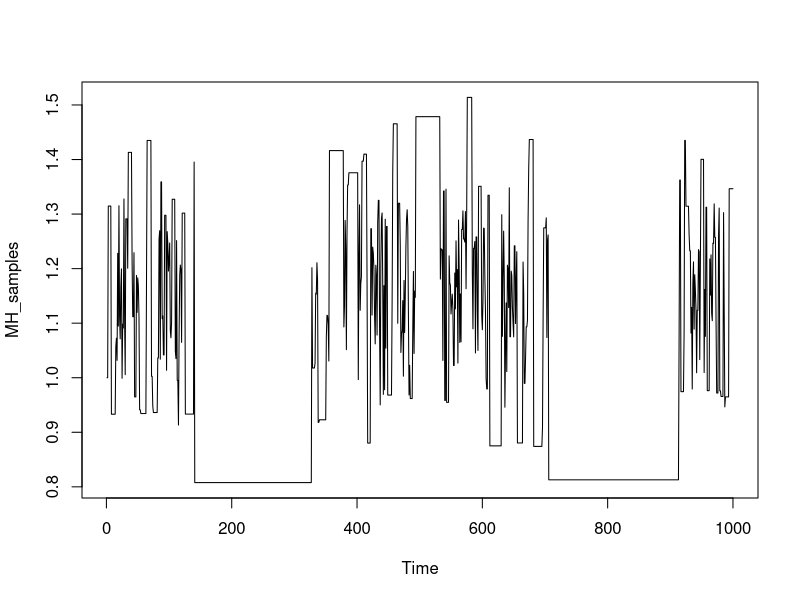
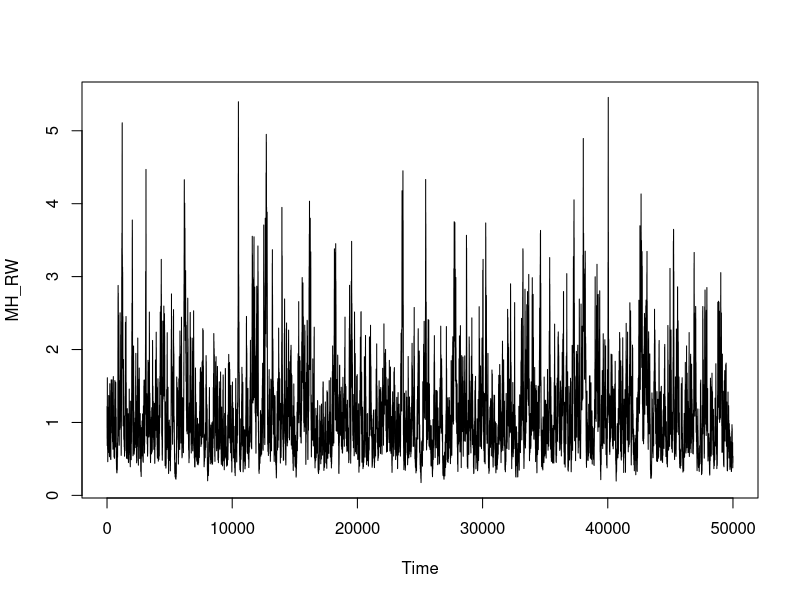
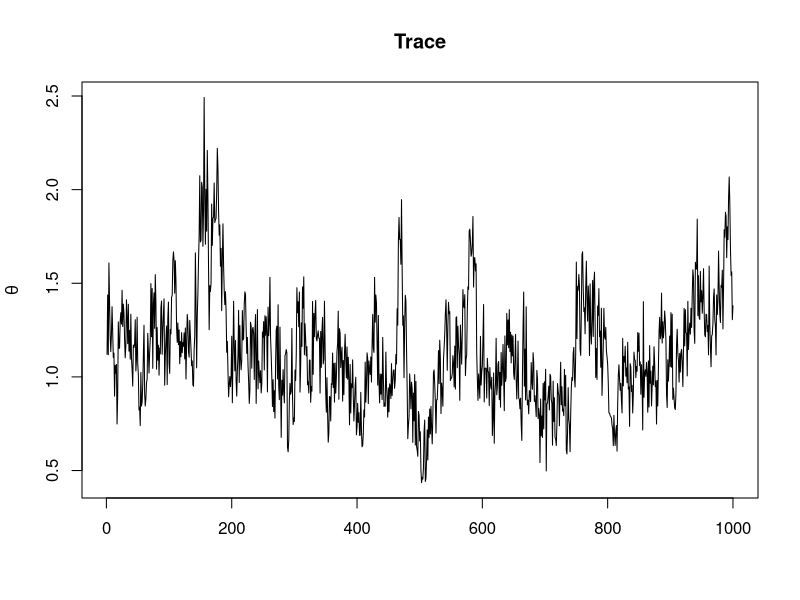
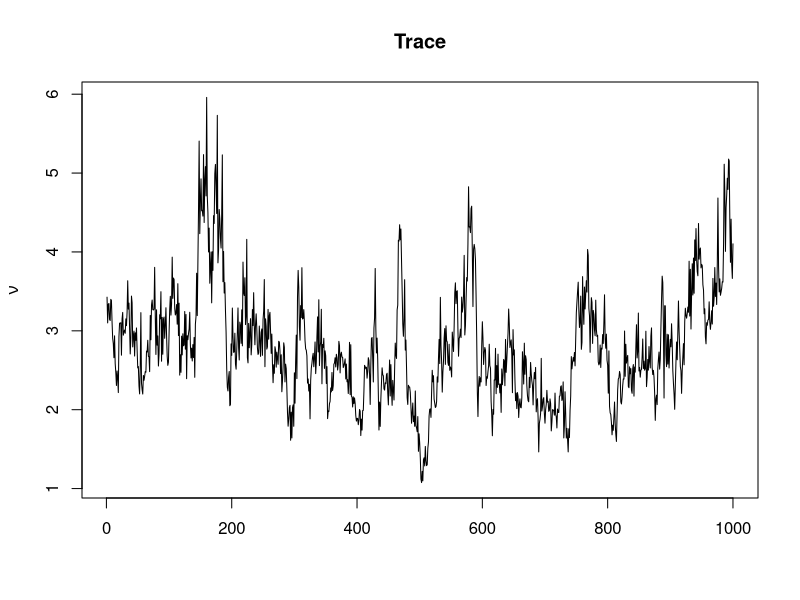
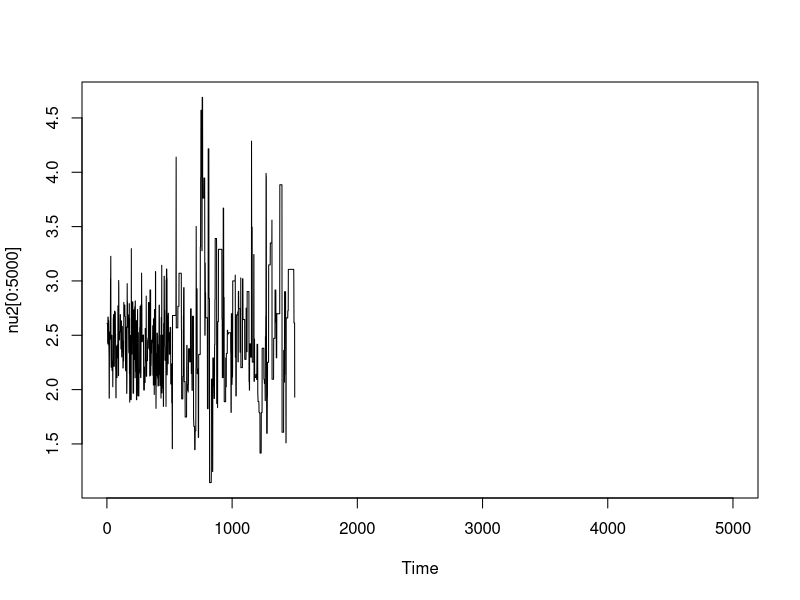

These charts were generated, in order, by the following R code: (Note: this script raises an error after producing the figures.)
# install.packages("coda")
# install.packages("mvtnorm")
# install.packages("MASS")

#### 1A ####
theta_1 = 1.5 # true value theta1
theta_2 = 2 # true value theta2
mean_z1 = sqrt(theta_2/theta_1)
mean_z2 = sqrt(theta_1/theta_2) + 1/(2*theta_2)

# hyperparams
b = 100
a = mean_z1*b


pdf_z = function(z){
  -(3/2)*log(z) - theta_1*z - theta_2/z
}



#M-H Algorithm
MH_alg1 = function(N){
  MH_samples = rep(NA, N)
  count = 0
  current_z = 1.0
  for(i in 1:N){
    curr_p = pdf_z(current_z) 
    z_new = rgamma(1, a, b)
    p_new = pdf_z(z_new)
    
    accept = exp(p_new + dgamma(current_z,a,b,log = T) - p_new - dgamma(z_new,a,b,log = T))
    if(runif(1) < accept){
      current_z = z_new
      count = count + 1
    }
    MH_samples[i] = current_z
  }
  return(list(MH_samples=MH_samples,count=count))
}
alg1 = MH_alg1(1000)
MH_samples = alg1$MH_samples
count = alg1$count
plot.ts(MH_samples)
mean(MH_samples)
mean(1/MH_samples)
count/length(MH_samples)
mean1_1 = mean(MH_samples)
mean1_2 = mean(1/MH_samples)
acceptance_rate1 = count/length(MH_samples)

#### 1B ####
v = 0.01
pdf_z2 = function(z){
  return(-(1/2)*log(z) - theta_1*z - theta_2/z)
}
MH_RW = function(N){
  N = N
  MH_RW = rep(NA, N)
  a_count = 0
  z_curr = 1.0
  for (i in 1:N) {
    p_curr = pdf_z2(z_curr)
    z_new = exp(log(z_curr) + rnorm(1,0,sqrt(v)))
    p_new = pdf_z2(z_new)
    acceptance = exp(p_new - p_curr)
    if(runif(1) < acceptance){
      z_curr = z_new
      a_count = a_count+1
    }
    MH_RW[i] = z_curr
  }
  return(list(MH_RW=MH_RW, a_count=a_count))
}
alg2 = MH_RW(50000)
MH_RW = alg2$MH_RW
count = alg2$a_count
plot.ts(MH_RW)
(mean2_1 = mean(MH_RW))
(mean2_2=mean(1/MH_RW))
(count2 = count/length(MH_RW))

#### 2A ####
x = read.table("my-data.txt", header = F)[,1]
n = length(x)
sum_x = sum(x)
sum_logx = sum(log(x))
library(coda)
library(mvtnorm)
library(MASS)

nu_condit = function(nu, theta_curr){
  return(nu*(sum_logx + n*log(theta_curr)-1)-n*lgamma(nu)+3*log(nu))
}


sample = NULL
N = 1000
sample$theta = rep(NA,N)
sample$nu = rep(NA,N)
alpha = 1
beta = 1
v = 0.01
theta_curr = 2
nu_curr = 3
set.seed(1)
for(i in 1:N){
  theta_curr = rgamma(1, n*nu_curr + alpha, beta + sum_x)
  nu_new = exp(log(nu_curr) + rnorm(1,0,sqrt(v)))
  pnu_curr = nu_condit(nu_curr, theta_curr)
  pnu_new = nu_condit(nu_new, theta_curr)
  accept = exp(pnu_new - pnu_curr)
  if(runif(1) < accept)
    nu_curr = nu_new
  
  sample$theta[i] = theta_curr
  sample$nu[i] = nu_new
}

effectiveSize(sample$theta)
effectiveSize(sample$nu)


thetas = sample$theta
nus = sample$nu 
mean(nus)
mean(thetas)

plot.ts(thetas, ylab = expression(theta), xlab = "", main = "Trace")
plot.ts(nus, ylab = expression(nu), xlab = "", main = "Trace")

quantile(nus, c(0.025,0.975))
quantile(thetas, c(0.025,0.975))

pcurr = function(nu_curr, theta_curr){
  return((n+nu_curr+2)*log(theta_curr)-n*lgamma(nu_curr) + nu_curr*(sum_logx-1) + 3*log(nu_curr) - theta_curr*(2+sum_x))
}
#### 2B ####
set.seed(1)
V = 0.05*diag(2)
theta_curr = 2
nu_curr = 3
N_test = 500
for(i in 1:N_test){
  nu_new = exp(log(nu_curr) + rnorm(1,0,sqrt(V[1,1])))
  theta_new = exp(log(theta_curr) + rnorm(1,0, V[2,2]))
  p_curr = pcurr(nu_curr, theta_curr)
  p_new = pcurr(nu_new, theta_new)
  accept = exp(p_new - p_curr)
  if(runif(1) < accept){
    nu_curr = nu_new
    theta_curr = theta_new
  }
  sample$theta[i] = theta_curr
  sample$nu[i] = nu_curr
}
V = cov(cbind(sample$nu, sample$theta))


pcurr2 = function(nu,theta){
  return(n*nu*log(theta) - n*lgamma(nu) + nu *(sum_logx -1) + 3*log(nu) + log(theta) - theta * (2 + sum_x))
}
for(i in N_test+1:N){
  new = mvrnorm(1, c(log(nu_curr), log(theta_curr)), V)
  nu_new = exp(new[1])
  theta_new = exp(new[2])
  p_curr = pcurr2(nu_curr, theta_curr)
  p_new = pcurr2(nu_new, theta_new)
  acceptance = exp(p_new - p_curr)
  if(runif(1) < acceptance){
    nu_curr = nu_new
    theta_curr = theta_new
  }
  sample$theta[i] = theta_curr
  sample$nu[i] = nu_curr
}

mean(sample$nu)
mean(sample$theta)
nu2 = sample$nu
theta2 = sample$theta
quantile(nu2, probs = c(0.025,0.975))
quantile(theta2, probs = c(0.025,0.975))
plot.ts(nu2[0:5000])
plot.ts(theta2[5000:10000])
autocorr.plot(nu2, auto.layout = F)


#### 2C ####
h = function(w) {
  a1 = (exp(w[2]) - 1) * sum.log.x + 3 * w[2] - exp(w[2])
  return(-(a1 - n * lgamma(exp(w[2])) + (2 + n * exp(w[2])) * w[1] - exp(w[1]) * (2 + sum.x) ))
}


for(i in N_test+1:N){
  nu_new = exp(log(nu_curr) + rnorm(1,0,sqrt(V[1,1])))
  theta_new = exp(log(theta_curr) + rnorm(1,0,sqrt(V[2,2])))
  p_curr = pcurr(nu_curr = nu_curr, theta_curr = theta_curr)
  p_new =pcurr(nu_curr = nu_new, theta_curr = theta_new)
  
  accept = exp(p_new - p_curr)
  if(runif(1) < accept){
    nu_curr = nu_new
    theta_curr = theta_new
  }
  sample$theta[i] = theta_curr
  sample$nu[i] = nu_curr
}

#### 4 ####
set.seed(2)
# input data
y <-c(4,5,4,1,0,4,3,4,0,6,3,3,
      4,0,2,6,3,3,5,4,5,3,1,4,
      4,1,5,5,3,4,2,5,2,2,3,4,
      2,1,3,2,2,1, 1,1,1,3,0,0,
      1,0,1,1,0,0,3,1,0,3,2,2,0,
      1,1,1,0,1,0,1,0,0,0,2,1,0,
      0,0,1,1,0,2,3,3,1,1,2,1,
      1, 1,1,2,4,2,0,0,0,1,4,0,
      0,0,1,0,0,0,0,0,1,0,0,1,0,1)
n <- length(y)
# specify hyperparameters. In this case using the data.
alpha <- 3
beta <- alpha/mean(y[1:40]) 
gam <- 3
delta <- gam/mean(y[-(1:40)])

# set up MCMC variables
N <- 50000
N.burn <- 5000
sample_save <- NULL
sample_save$m <- rep(NA, N) 
sample_save$theta <- rep(NA, N) 
sample_save$phi <- rep(NA, N)

# initialize chains
theta_curr <- rgamma(1, alpha, beta) 
phi_curr <- rgamma(1, gam, delta) 
m_curr <- 40
# sampling
for(i in 1:N){
  theta_curr <- rgamma(1, sum(y[1:m_curr]) + alpha, m_curr + beta)
  
  phi_curr <- rgamma(1, sum(y[-(1:m_curr)]) + gam, (n-m_curr + delta))
  
  m_new <- sample((1:n), 1, FALSE)
  
  p_curr <- lgamma(sum(y[1:m_curr]) + alpha) - (sum(y[1:m_curr]) + alpha)*log(m_curr + beta) +lgamma(sum(y[-(1:m_curr)]) + gam) - (sum(y[-(1:m_curr)]) + gam)*log(n-m_curr + delta)
  
  p_new <- lgamma(sum(y[1:m_new]) + alpha) - (sum(y[1:m_new]) + alpha)*log(m_new + beta) +lgamma(sum(y[-(1:m_new)]) + gam) - (sum(y[-(1:m_new)]) + gam)*log(n-m_new + delta)
  # calculate acceptance probability and accept/reject acordingly
  accpt.prob <- exp(p_new - p_curr) 
  if(runif(1) < accpt.prob)
  {
    m_curr <- m_new
  }
  # save the current draws
  sample_save$theta[i] <- theta_curr
  sample_save$phi[i] <- phi_curr
  sample_save$m[i] <- m_curr
}

# plots for phi
plot.ts(tail(sample_save$phi,5000), main = "Traceplot", ylab = expression(phi), xlab = "")
abline(h = mean(tail(sample_save$phi,5000)), col = "red")

hist(tail(sample_save$phi,5000), xlab = expression(phi), main = expression("Histogram for " ~ phi))
abline(v = mean(tail(sample_save$phi,5000)), col = "red")

# plots for theta 
plot.ts(tail(sample_save$theta,5000), main = "Traceplot", ylab = expression(theta), xlab = "")
abline(h = mean(tail(sample_save$theta,5000)), col = "red")
hist(tail(sample_save$theta,5000), xlab = expression(theta), main = expression("Histogram for " ~ theta))
abline(v = mean(tail(sample_save$theta,5000)), col = "red")

# plots for m
plot.ts(tail(sample_save$m,5000), main = "Traceplot", ylab = expression(m), xlab = "")
abline(h = mean(tail(sample_save$m,5000)), col = "red")
